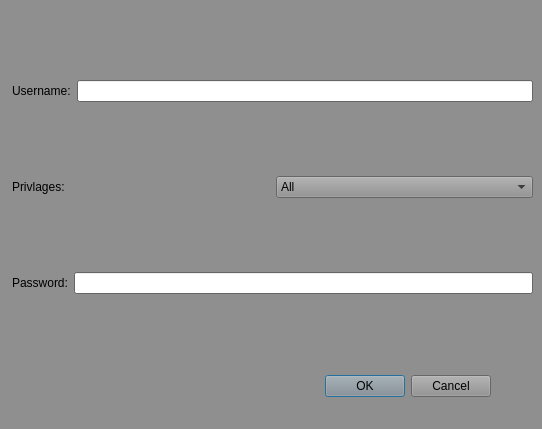
<?xml version="1.0" encoding="UTF-8"?>
<ui version="4.0">
 <class>Dialog_AddUser</class>
 <widget class="QDialog" name="Dialog_AddUser">
  <property name="geometry">
   <rect>
    <x>0</x>
    <y>0</y>
    <width>542</width>
    <height>429</height>
   </rect>
  </property>
  <property name="palette">
   <palette>
    <active>
     <colorrole role="WindowText">
      <brush brushstyle="SolidPattern">
       <color alpha="255">
        <red>0</red>
        <green>0</green>
        <blue>0</blue>
       </color>
      </brush>
     </colorrole>
     <colorrole role="Button">
      <brush brushstyle="SolidPattern">
       <color alpha="255">
        <red>143</red>
        <green>143</green>
        <blue>143</blue>
       </color>
      </brush>
     </colorrole>
     <colorrole role="Light">
      <brush brushstyle="SolidPattern">
       <color alpha="255">
        <red>215</red>
        <green>215</green>
        <blue>215</blue>
       </color>
      </brush>
     </colorrole>
     <colorrole role="Midlight">
      <brush brushstyle="SolidPattern">
       <color alpha="255">
        <red>179</red>
        <green>179</green>
        <blue>179</blue>
       </color>
      </brush>
     </colorrole>
     <colorrole role="Dark">
      <brush brushstyle="SolidPattern">
       <color alpha="255">
        <red>71</red>
        <green>71</green>
        <blue>71</blue>
       </color>
      </brush>
     </colorrole>
     <colorrole role="Mid">
      <brush brushstyle="SolidPattern">
       <color alpha="255">
        <red>95</red>
        <green>95</green>
        <blue>95</blue>
       </color>
      </brush>
     </colorrole>
     <colorrole role="Text">
      <brush brushstyle="SolidPattern">
       <color alpha="255">
        <red>0</red>
        <green>0</green>
        <blue>0</blue>
       </color>
      </brush>
     </colorrole>
     <colorrole role="BrightText">
      <brush brushstyle="SolidPattern">
       <color alpha="255">
        <red>255</red>
        <green>255</green>
        <blue>255</blue>
       </color>
      </brush>
     </colorrole>
     <colorrole role="ButtonText">
      <brush brushstyle="SolidPattern">
       <color alpha="255">
        <red>0</red>
        <green>0</green>
        <blue>0</blue>
       </color>
      </brush>
     </colorrole>
     <colorrole role="Base">
      <brush brushstyle="SolidPattern">
       <color alpha="255">
        <red>255</red>
        <green>255</green>
        <blue>255</blue>
       </color>
      </brush>
     </colorrole>
     <colorrole role="Window">
      <brush brushstyle="SolidPattern">
       <color alpha="255">
        <red>143</red>
        <green>143</green>
        <blue>143</blue>
       </color>
      </brush>
     </colorrole>
     <colorrole role="Shadow">
      <brush brushstyle="SolidPattern">
       <color alpha="255">
        <red>0</red>
        <green>0</green>
        <blue>0</blue>
       </color>
      </brush>
     </colorrole>
     <colorrole role="AlternateBase">
      <brush brushstyle="SolidPattern">
       <color alpha="255">
        <red>199</red>
        <green>199</green>
        <blue>199</blue>
       </color>
      </brush>
     </colorrole>
     <colorrole role="ToolTipBase">
      <brush brushstyle="SolidPattern">
       <color alpha="255">
        <red>255</red>
        <green>255</green>
        <blue>220</blue>
       </color>
      </brush>
     </colorrole>
     <colorrole role="ToolTipText">
      <brush brushstyle="SolidPattern">
       <color alpha="255">
        <red>0</red>
        <green>0</green>
        <blue>0</blue>
       </color>
      </brush>
     </colorrole>
    </active>
    <inactive>
     <colorrole role="WindowText">
      <brush brushstyle="SolidPattern">
       <color alpha="255">
        <red>0</red>
        <green>0</green>
        <blue>0</blue>
       </color>
      </brush>
     </colorrole>
     <colorrole role="Button">
      <brush brushstyle="SolidPattern">
       <color alpha="255">
        <red>143</red>
        <green>143</green>
        <blue>143</blue>
       </color>
      </brush>
     </colorrole>
     <colorrole role="Light">
      <brush brushstyle="SolidPattern">
       <color alpha="255">
        <red>215</red>
        <green>215</green>
        <blue>215</blue>
       </color>
      </brush>
     </colorrole>
     <colorrole role="Midlight">
      <brush brushstyle="SolidPattern">
       <color alpha="255">
        <red>179</red>
        <green>179</green>
        <blue>179</blue>
       </color>
      </brush>
     </colorrole>
     <colorrole role="Dark">
      <brush brushstyle="SolidPattern">
       <color alpha="255">
        <red>71</red>
        <green>71</green>
        <blue>71</blue>
       </color>
      </brush>
     </colorrole>
     <colorrole role="Mid">
      <brush brushstyle="SolidPattern">
       <color alpha="255">
        <red>95</red>
        <green>95</green>
        <blue>95</blue>
       </color>
      </brush>
     </colorrole>
     <colorrole role="Text">
      <brush brushstyle="SolidPattern">
       <color alpha="255">
        <red>0</red>
        <green>0</green>
        <blue>0</blue>
       </color>
      </brush>
     </colorrole>
     <colorrole role="BrightText">
      <brush brushstyle="SolidPattern">
       <color alpha="255">
        <red>255</red>
        <green>255</green>
        <blue>255</blue>
       </color>
      </brush>
     </colorrole>
     <colorrole role="ButtonText">
      <brush brushstyle="SolidPattern">
       <color alpha="255">
        <red>0</red>
        <green>0</green>
        <blue>0</blue>
       </color>
      </brush>
     </colorrole>
     <colorrole role="Base">
      <brush brushstyle="SolidPattern">
       <color alpha="255">
        <red>255</red>
        <green>255</green>
        <blue>255</blue>
       </color>
      </brush>
     </colorrole>
     <colorrole role="Window">
      <brush brushstyle="SolidPattern">
       <color alpha="255">
        <red>143</red>
        <green>143</green>
        <blue>143</blue>
       </color>
      </brush>
     </colorrole>
     <colorrole role="Shadow">
      <brush brushstyle="SolidPattern">
       <color alpha="255">
        <red>0</red>
        <green>0</green>
        <blue>0</blue>
       </color>
      </brush>
     </colorrole>
     <colorrole role="AlternateBase">
      <brush brushstyle="SolidPattern">
       <color alpha="255">
        <red>199</red>
        <green>199</green>
        <blue>199</blue>
       </color>
      </brush>
     </colorrole>
     <colorrole role="ToolTipBase">
      <brush brushstyle="SolidPattern">
       <color alpha="255">
        <red>255</red>
        <green>255</green>
        <blue>220</blue>
       </color>
      </brush>
     </colorrole>
     <colorrole role="ToolTipText">
      <brush brushstyle="SolidPattern">
       <color alpha="255">
        <red>0</red>
        <green>0</green>
        <blue>0</blue>
       </color>
      </brush>
     </colorrole>
    </inactive>
    <disabled>
     <colorrole role="WindowText">
      <brush brushstyle="SolidPattern">
       <color alpha="255">
        <red>71</red>
        <green>71</green>
        <blue>71</blue>
       </color>
      </brush>
     </colorrole>
     <colorrole role="Button">
      <brush brushstyle="SolidPattern">
       <color alpha="255">
        <red>143</red>
        <green>143</green>
        <blue>143</blue>
       </color>
      </brush>
     </colorrole>
     <colorrole role="Light">
      <brush brushstyle="SolidPattern">
       <color alpha="255">
        <red>215</red>
        <green>215</green>
        <blue>215</blue>
       </color>
      </brush>
     </colorrole>
     <colorrole role="Midlight">
      <brush brushstyle="SolidPattern">
       <color alpha="255">
        <red>179</red>
        <green>179</green>
        <blue>179</blue>
       </color>
      </brush>
     </colorrole>
     <colorrole role="Dark">
      <brush brushstyle="SolidPattern">
       <color alpha="255">
        <red>71</red>
        <green>71</green>
        <blue>71</blue>
       </color>
      </brush>
     </colorrole>
     <colorrole role="Mid">
      <brush brushstyle="SolidPattern">
       <color alpha="255">
        <red>95</red>
        <green>95</green>
        <blue>95</blue>
       </color>
      </brush>
     </colorrole>
     <colorrole role="Text">
      <brush brushstyle="SolidPattern">
       <color alpha="255">
        <red>71</red>
        <green>71</green>
        <blue>71</blue>
       </color>
      </brush>
     </colorrole>
     <colorrole role="BrightText">
      <brush brushstyle="SolidPattern">
       <color alpha="255">
        <red>255</red>
        <green>255</green>
        <blue>255</blue>
       </color>
      </brush>
     </colorrole>
     <colorrole role="ButtonText">
      <brush brushstyle="SolidPattern">
       <color alpha="255">
        <red>71</red>
        <green>71</green>
        <blue>71</blue>
       </color>
      </brush>
     </colorrole>
     <colorrole role="Base">
      <brush brushstyle="SolidPattern">
       <color alpha="255">
        <red>143</red>
        <green>143</green>
        <blue>143</blue>
       </color>
      </brush>
     </colorrole>
     <colorrole role="Window">
      <brush brushstyle="SolidPattern">
       <color alpha="255">
        <red>143</red>
        <green>143</green>
        <blue>143</blue>
       </color>
      </brush>
     </colorrole>
     <colorrole role="Shadow">
      <brush brushstyle="SolidPattern">
       <color alpha="255">
        <red>0</red>
        <green>0</green>
        <blue>0</blue>
       </color>
      </brush>
     </colorrole>
     <colorrole role="AlternateBase">
      <brush brushstyle="SolidPattern">
       <color alpha="255">
        <red>143</red>
        <green>143</green>
        <blue>143</blue>
       </color>
      </brush>
     </colorrole>
     <colorrole role="ToolTipBase">
      <brush brushstyle="SolidPattern">
       <color alpha="255">
        <red>255</red>
        <green>255</green>
        <blue>220</blue>
       </color>
      </brush>
     </colorrole>
     <colorrole role="ToolTipText">
      <brush brushstyle="SolidPattern">
       <color alpha="255">
        <red>0</red>
        <green>0</green>
        <blue>0</blue>
       </color>
      </brush>
     </colorrole>
    </disabled>
   </palette>
  </property>
  <property name="windowTitle">
   <string>Dialog</string>
  </property>
  <widget class="QDialogButtonBox" name="buttonBox">
   <property name="geometry">
    <rect>
     <x>150</x>
     <y>370</y>
     <width>341</width>
     <height>32</height>
    </rect>
   </property>
   <property name="orientation">
    <enum>Qt::Horizontal</enum>
   </property>
   <property name="standardButtons">
    <set>QDialogButtonBox::Cancel|QDialogButtonBox::Ok</set>
   </property>
  </widget>
  <widget class="QWidget" name="layoutWidget">
   <property name="geometry">
    <rect>
     <x>12</x>
     <y>12</y>
     <width>521</width>
     <height>351</height>
    </rect>
   </property>
   <layout class="QGridLayout" name="gridLayout">
    <item row="1" column="0">
     <layout class="QHBoxLayout" name="horizontalLayout_2">
      <item>
       <widget class="QLabel" name="label_3">
        <property name="text">
         <string>Privlages:</string>
        </property>
       </widget>
      </item>
      <item>
       <widget class="QComboBox" name="comboBox_Privlages">
        <item>
         <property name="text">
          <string>All</string>
         </property>
        </item>
        <item>
         <property name="text">
          <string>Some</string>
         </property>
        </item>
        <item>
         <property name="text">
          <string>None</string>
         </property>
        </item>
       </widget>
      </item>
     </layout>
    </item>
    <item row="2" column="0">
     <layout class="QHBoxLayout" name="horizontalLayout_3">
      <item>
       <widget class="QLabel" name="label_4">
        <property name="text">
         <string>Password:</string>
        </property>
       </widget>
      </item>
      <item>
       <widget class="QLineEdit" name="lineEdit_Password1"/>
      </item>
     </layout>
    </item>
    <item row="0" column="0">
     <layout class="QHBoxLayout" name="horizontalLayout">
      <item>
       <widget class="QLabel" name="label_2">
        <property name="text">
         <string>Username:</string>
        </property>
       </widget>
      </item>
      <item>
       <widget class="QLineEdit" name="lineEdit_UserName"/>
      </item>
     </layout>
    </item>
   </layout>
  </widget>
 </widget>
 <resources/>
 <connections>
  <connection>
   <sender>buttonBox</sender>
   <signal>accepted()</signal>
   <receiver>Dialog_AddUser</receiver>
   <slot>accept()</slot>
   <hints>
    <hint type="sourcelabel">
     <x>248</x>
     <y>254</y>
    </hint>
    <hint type="destinationlabel">
     <x>157</x>
     <y>274</y>
    </hint>
   </hints>
  </connection>
  <connection>
   <sender>buttonBox</sender>
   <signal>rejected()</signal>
   <receiver>Dialog_AddUser</receiver>
   <slot>reject()</slot>
   <hints>
    <hint type="sourcelabel">
     <x>316</x>
     <y>260</y>
    </hint>
    <hint type="destinationlabel">
     <x>286</x>
     <y>274</y>
    </hint>
   </hints>
  </connection>
 </connections>
</ui>
